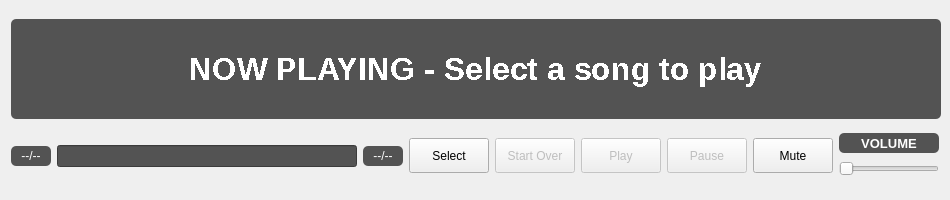
<?xml version="1.0" encoding="UTF-8"?>
<ui version="4.0">
 <class>Widget</class>
 <widget class="QWidget" name="Widget">
  <property name="geometry">
   <rect>
    <x>0</x>
    <y>0</y>
    <width>950</width>
    <height>200</height>
   </rect>
  </property>
  <property name="minimumSize">
   <size>
    <width>950</width>
    <height>200</height>
   </size>
  </property>
  <property name="maximumSize">
   <size>
    <width>950</width>
    <height>200</height>
   </size>
  </property>
  <property name="windowTitle">
   <string>Widget</string>
  </property>
  <property name="styleSheet">
   <string notr="true">Widget {
	background-color: #212121;
}
QProgressBar::chunk {
	background-color: #1db954;
     width: 1px;
}
QLabel{
	color: #ffffff;
	background-color: #535353;
	border-radius: 5px;
}
QProgressBar{
	color: #000000;
	background-color: #535353;
}

</string>
  </property>
  <layout class="QVBoxLayout" name="verticalLayout_2">
   <item>
    <widget class="QLabel" name="playingLabel">
     <property name="sizePolicy">
      <sizepolicy hsizetype="Fixed" vsizetype="Fixed">
       <horstretch>0</horstretch>
       <verstretch>0</verstretch>
      </sizepolicy>
     </property>
     <property name="minimumSize">
      <size>
       <width>930</width>
       <height>100</height>
      </size>
     </property>
     <property name="maximumSize">
      <size>
       <width>930</width>
       <height>100</height>
      </size>
     </property>
     <property name="font">
      <font>
       <pointsize>24</pointsize>
       <bold>true</bold>
       <stylestrategy>NoAntialias</stylestrategy>
      </font>
     </property>
     <property name="styleSheet">
      <string notr="true">background-image: image</string>
     </property>
     <property name="text">
      <string>NOW PLAYING - Select a song to play</string>
     </property>
     <property name="alignment">
      <set>Qt::AlignCenter</set>
     </property>
    </widget>
   </item>
   <item>
    <layout class="QHBoxLayout" name="horizontalLayout">
     <item>
      <widget class="QLabel" name="songPosition">
       <property name="minimumSize">
        <size>
         <width>40</width>
         <height>20</height>
        </size>
       </property>
       <property name="maximumSize">
        <size>
         <width>40</width>
         <height>20</height>
        </size>
       </property>
       <property name="text">
        <string>--/--</string>
       </property>
       <property name="alignment">
        <set>Qt::AlignCenter</set>
       </property>
      </widget>
     </item>
     <item>
      <widget class="QProgressBar" name="progressBar">
       <property name="enabled">
        <bool>true</bool>
       </property>
       <property name="font">
        <font>
         <pointsize>9</pointsize>
         <bold>false</bold>
        </font>
       </property>
       <property name="mouseTracking">
        <bool>false</bool>
       </property>
       <property name="autoFillBackground">
        <bool>false</bool>
       </property>
       <property name="value">
        <number>0</number>
       </property>
       <property name="alignment">
        <set>Qt::AlignCenter</set>
       </property>
       <property name="textVisible">
        <bool>true</bool>
       </property>
       <property name="format">
        <string/>
       </property>
      </widget>
     </item>
     <item>
      <widget class="QLabel" name="songDuration">
       <property name="minimumSize">
        <size>
         <width>40</width>
         <height>20</height>
        </size>
       </property>
       <property name="maximumSize">
        <size>
         <width>40</width>
         <height>20</height>
        </size>
       </property>
       <property name="text">
        <string>--/--</string>
       </property>
       <property name="alignment">
        <set>Qt::AlignCenter</set>
       </property>
      </widget>
     </item>
     <item>
      <widget class="QPushButton" name="start">
       <property name="minimumSize">
        <size>
         <width>0</width>
         <height>35</height>
        </size>
       </property>
       <property name="maximumSize">
        <size>
         <width>16777215</width>
         <height>35</height>
        </size>
       </property>
       <property name="text">
        <string>Select</string>
       </property>
      </widget>
     </item>
     <item>
      <widget class="QPushButton" name="startOver">
       <property name="enabled">
        <bool>false</bool>
       </property>
       <property name="minimumSize">
        <size>
         <width>0</width>
         <height>35</height>
        </size>
       </property>
       <property name="maximumSize">
        <size>
         <width>16777215</width>
         <height>35</height>
        </size>
       </property>
       <property name="text">
        <string>Start Over</string>
       </property>
      </widget>
     </item>
     <item>
      <widget class="QPushButton" name="play">
       <property name="enabled">
        <bool>false</bool>
       </property>
       <property name="minimumSize">
        <size>
         <width>0</width>
         <height>35</height>
        </size>
       </property>
       <property name="maximumSize">
        <size>
         <width>16777215</width>
         <height>35</height>
        </size>
       </property>
       <property name="text">
        <string>Play</string>
       </property>
      </widget>
     </item>
     <item>
      <widget class="QPushButton" name="pause">
       <property name="enabled">
        <bool>false</bool>
       </property>
       <property name="minimumSize">
        <size>
         <width>0</width>
         <height>35</height>
        </size>
       </property>
       <property name="maximumSize">
        <size>
         <width>16777215</width>
         <height>35</height>
        </size>
       </property>
       <property name="text">
        <string>Pause</string>
       </property>
      </widget>
     </item>
     <item>
      <widget class="QPushButton" name="mute">
       <property name="minimumSize">
        <size>
         <width>0</width>
         <height>35</height>
        </size>
       </property>
       <property name="sizeIncrement">
        <size>
         <width>0</width>
         <height>35</height>
        </size>
       </property>
       <property name="text">
        <string>Mute</string>
       </property>
      </widget>
     </item>
     <item>
      <layout class="QVBoxLayout" name="verticalLayout">
       <item>
        <widget class="QLabel" name="label">
         <property name="minimumSize">
          <size>
           <width>100</width>
           <height>20</height>
          </size>
         </property>
         <property name="maximumSize">
          <size>
           <width>100</width>
           <height>20</height>
          </size>
         </property>
         <property name="font">
          <font>
           <pointsize>10</pointsize>
           <bold>true</bold>
          </font>
         </property>
         <property name="text">
          <string>VOLUME</string>
         </property>
         <property name="alignment">
          <set>Qt::AlignCenter</set>
         </property>
        </widget>
       </item>
       <item>
        <widget class="QSlider" name="audio">
         <property name="sizePolicy">
          <sizepolicy hsizetype="Minimum" vsizetype="Fixed">
           <horstretch>0</horstretch>
           <verstretch>0</verstretch>
          </sizepolicy>
         </property>
         <property name="minimumSize">
          <size>
           <width>100</width>
           <height>20</height>
          </size>
         </property>
         <property name="maximumSize">
          <size>
           <width>100</width>
           <height>20</height>
          </size>
         </property>
         <property name="sizeIncrement">
          <size>
           <width>0</width>
           <height>0</height>
          </size>
         </property>
         <property name="cursor">
          <cursorShape>OpenHandCursor</cursorShape>
         </property>
         <property name="mouseTracking">
          <bool>true</bool>
         </property>
         <property name="maximum">
          <number>100</number>
         </property>
         <property name="orientation">
          <enum>Qt::Horizontal</enum>
         </property>
         <property name="invertedAppearance">
          <bool>false</bool>
         </property>
         <property name="invertedControls">
          <bool>false</bool>
         </property>
        </widget>
       </item>
      </layout>
     </item>
    </layout>
   </item>
  </layout>
 </widget>
 <resources/>
 <connections/>
</ui>
